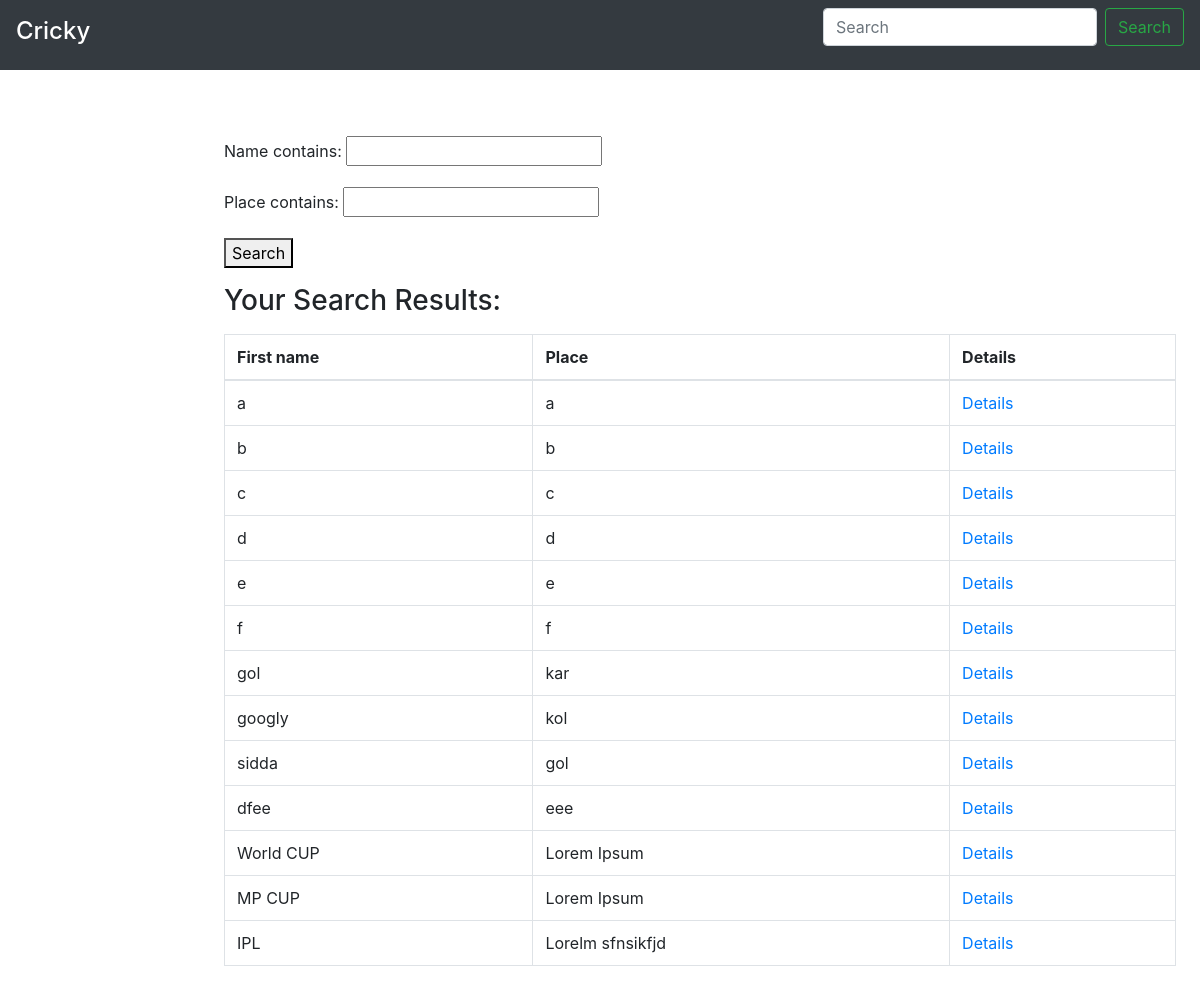
Page /search/tournaments/ on the committed database.
### tournament/models.py (models this page shows, shortened)
class Tournament(models.Model):
    name = models.CharField(max_length=20, unique=True)
    image = models.ImageField(blank=True, upload_to='tournaments', default='tournaments/no.png')
    place = models.TextField()
    start_date = models.DateField()
    end_date = models.DateField(default=None)
    organizer = models.ForeignKey(Organizer, on_delete=models.CASCADE, null=True, blank=True)
    tournament_status = models.IntegerField(default=0)
    tournament_schedule = models.IntegerField(default=0)

### search/views.py (the view)
# urls.py: path('tournaments/', views.search_tournaments, name='search_tournaments'),
def search_tournaments(request):
    tournaments = Tournament.objects.all()
    tournaments_filter = TournamentFilter(request.GET, queryset=tournaments)
    try:
        player = Player.objects.get(pk=request.user.id)
        context = {'P': player, 'filter': tournaments_filter}
    except Exception:
        try:
            o = Organizer.objects.get(pk=request.user.id)
            context = {'O': o, 'filter': tournaments_filter}
        except Exception:
            context = {'P': None, 'filter': tournaments_filter}
    return render(request, 'search/search_tournaments.html', context)

### search/templates/search/search_tournaments.html (shortened to what this page needs)
{% extends 'search/base.html' %}
{% block body %}
     <main role="main" class="col-md-9 ml-sm-auto col-lg-10 pt-3 px-4">
      <form method="get">
       {{ filter.form.as_p }}
        <button type="submit">Search</button>
      </form>
    <p><h3>Your Search Results:</h3></p>
      <table class="table table-bordered">
        <thead>
          <tr>
            <th>First name</th>
            <th>Place</th>
              <th>Details</th>
          </tr>
        </thead>
        <tbody>
          {% for tournament in filter.qs %}
            <tr>
              <td>{{ tournament.name }}</td>
              <td>{{ tournament.place }}</td>
              <td><a href="{% url 'search:tournaments_details' tournament.id %}">Details</a></td>
            </tr>
          {% empty %}
            <tr>
              <td colspan="5">No data</td>
            </tr>
          {% endfor %}
        </tbody>
      </table>
      </main>
{% endblock %}

### rows in the picture
Tournament: name "a", place "a"
Tournament: name "b", place "b"
Tournament: name "c", place "c"
Tournament: name "d", place "d"
Tournament: name "e", place "e"
Tournament: name "f", place "f"
Tournament: name "gol", place "kar"
Tournament: name "googly", place "kol"
Tournament: name "sidda", place "gol"
Tournament: name "dfee", place "eee"
Tournament: name "World CUP", place "Lorem Ipsum"
Tournament: name "MP CUP", place "Lorem Ipsum"
Tournament: name "IPL", place "Lorelm sfnsikfjd"
